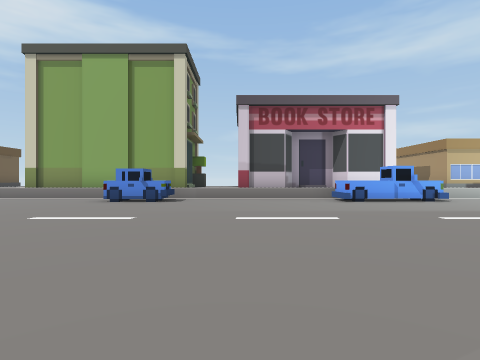
view 1 (above)

24 first-person views from a walk through a 3-D level made in the Unity game engine. The camera is 1.2 m above the floor, looks level and sees 80° across. The floor is counted in squares, 2 m on a side. Each view is taken from the middle of a square. On the plan, view 1 faces up. The plan holds only what a view shows up to about 9 squares ahead; the rest is blank. The place goes on beyond the plan.

view 2
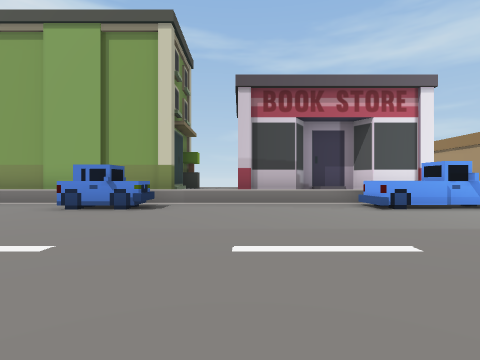

view 3
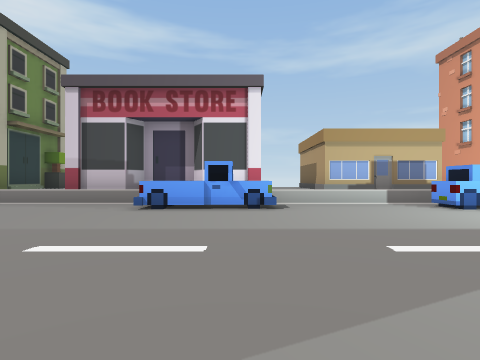

view 4
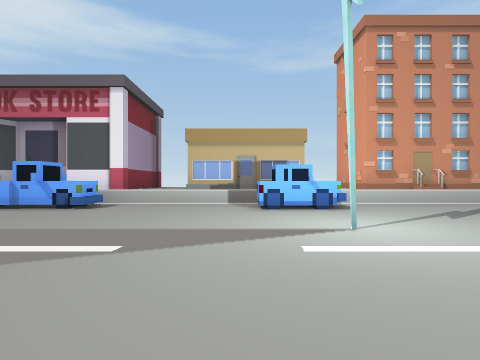

view 5
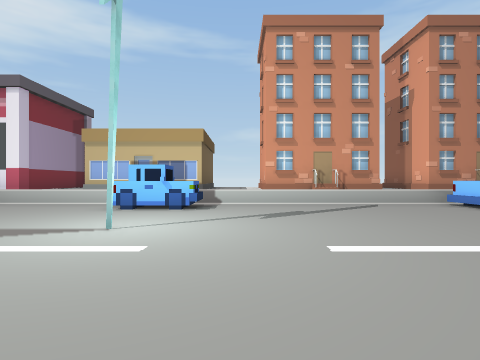

view 6
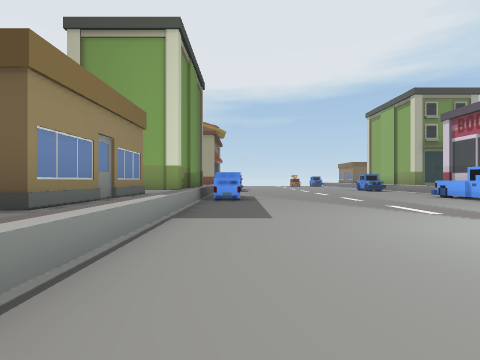

view 7
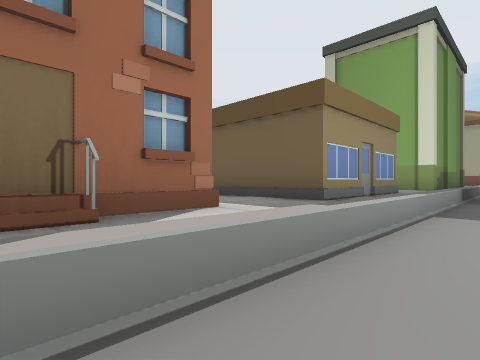

view 8
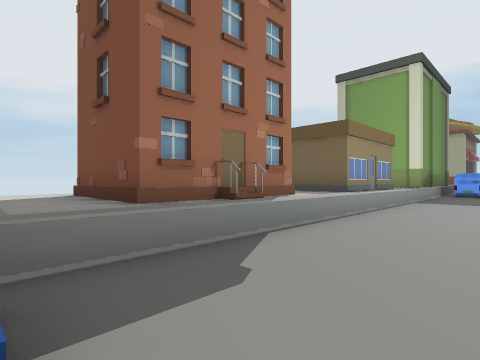

view 9
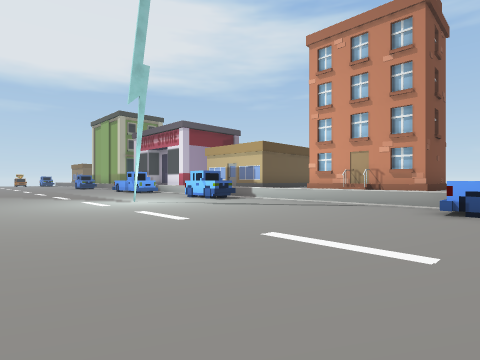

view 10
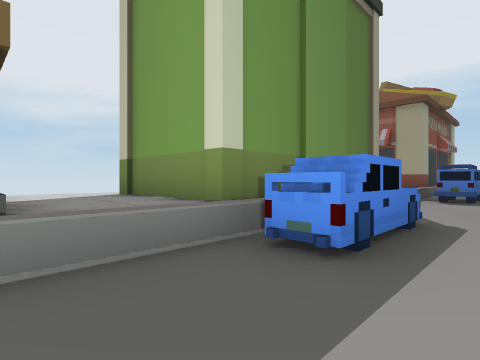

view 11
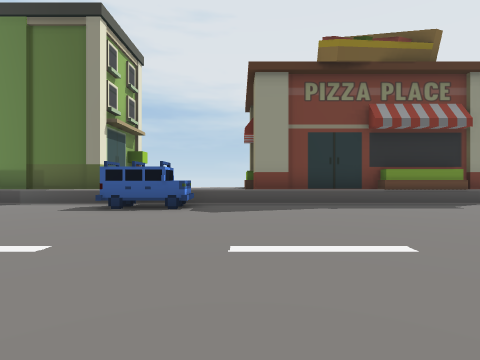

view 12
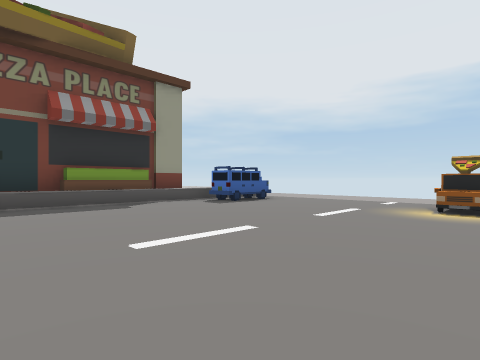

view 13
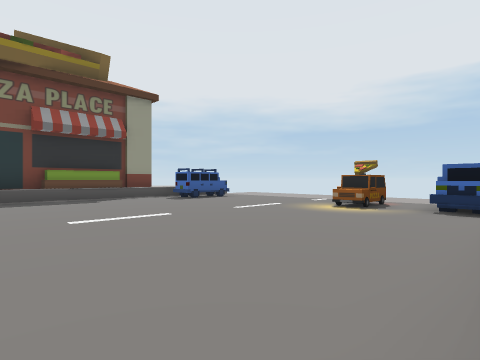

view 14
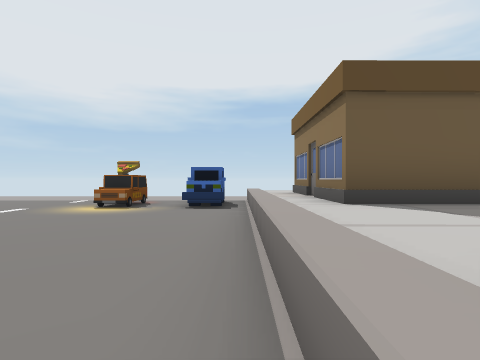

view 15
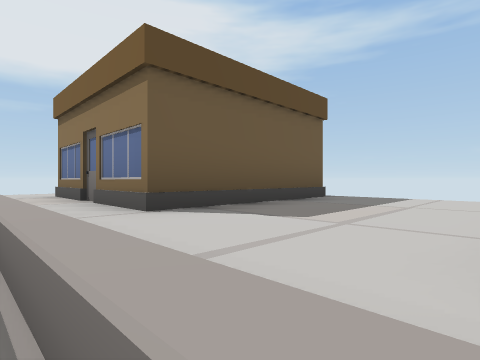

view 16
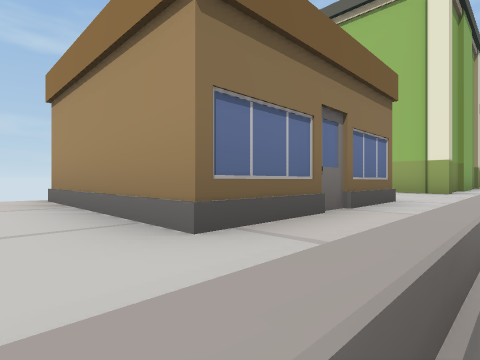

view 17
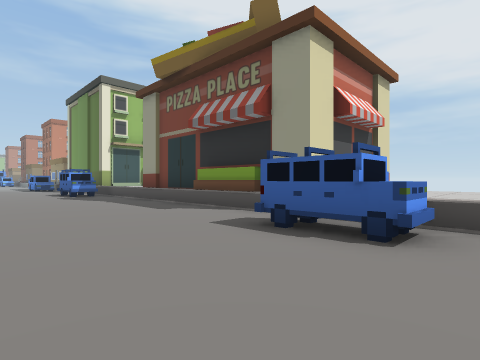

view 18
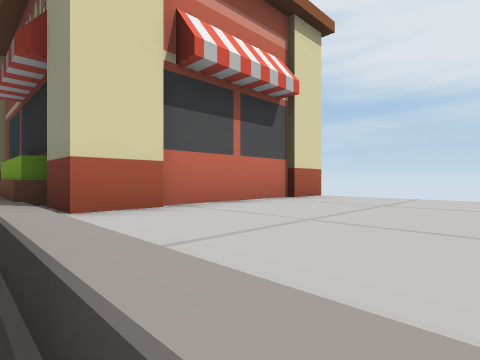

view 19
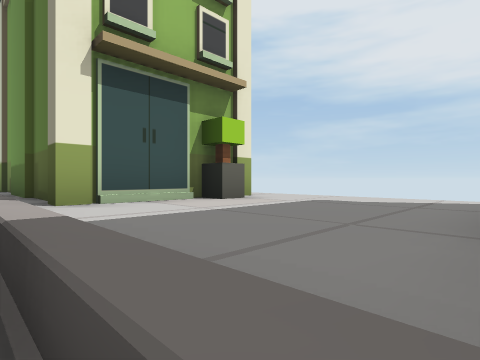

view 20
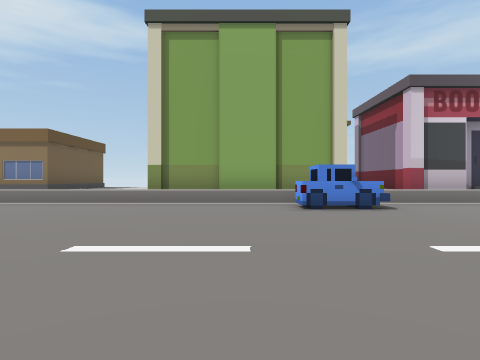

view 21
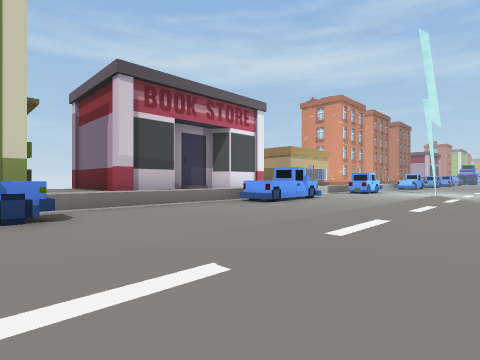

view 22
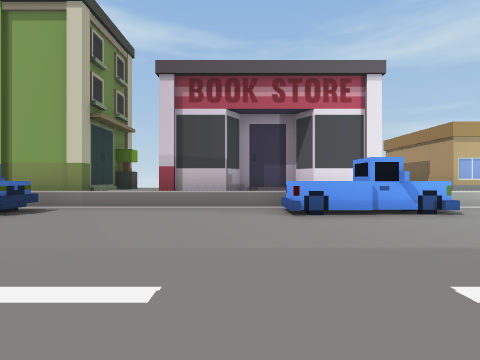

view 23
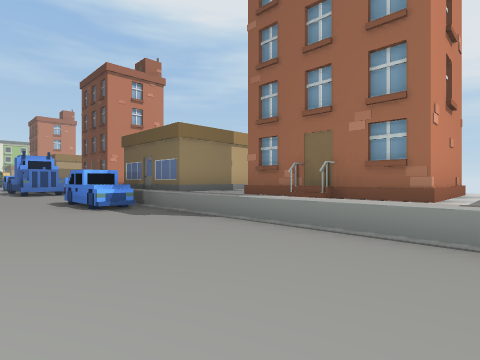

view 24
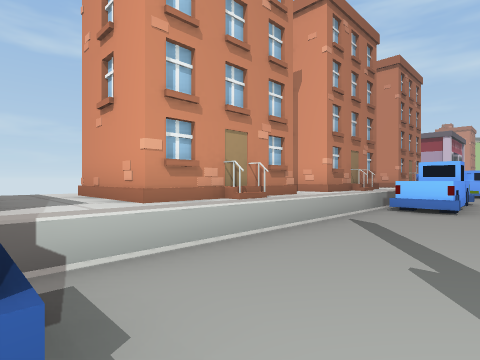

### Floor plan
Key: @ floor where view 1 was taken; # wall or solid block; . main floor; : floor 0.75 m higher than the main floor; ^ raised ledge; O other object.
Columns run from 15 left of view 1 to 18 right of it. Each row starts with its distance up from view 1.
 12 ^#  O^^O     O^#      O   #^## # #
 11 ^#  O^^O     O^######^O#  #^O###^O
 10 ^OO^O^^^OOOOOO^#^^^^^^^OOOO^OOOO^O
  9 ..................................
  8 OO..........OO....OOO....OO.....OO
  7 ..................................
  6 .O.......................#........
  5 ..................................
  4 ..................................
  3 ..................................
  2 ..................................
  1 .OO........OOO....OOO...........:O
  0 ...............@..................
 -1 ^^^#######^^^^OOOOOO^^O^^^^^OOO^^O
 -2 ^^^^      ^^^^O    O^^#  #^###O^^
 -3 ^^^^      ^^^^O    O^^   #^# ##^^

Positions as (right, up) in squares from view 1, and headings:
1: (0, 0), facing up
2: (0, 2), facing up
3: (5, 2), facing up
4: (9, 2), facing up
5: (12, 2), facing up
6: (13, 1), facing left
7: (14, 1), facing down-left
8: (17, 2), facing down-left
9: (18, 2), facing up-left
10: (7, 2), facing down-left
11: (-5, 7), facing down
12: (-7, 7), facing down-left
13: (-7, 9), facing down-left
14: (-7, 9), facing left
15: (-8, 9), facing up-left
16: (-15, 9), facing up-right
17: (-15, 4), facing down-right
18: (-15, 0), facing down-right
19: (-5, 0), facing down-right
20: (-5, 2), facing up
21: (-3, 3), facing up-right
22: (2, 3), facing up
23: (11, 3), facing down-right
24: (11, 7), facing up-right
